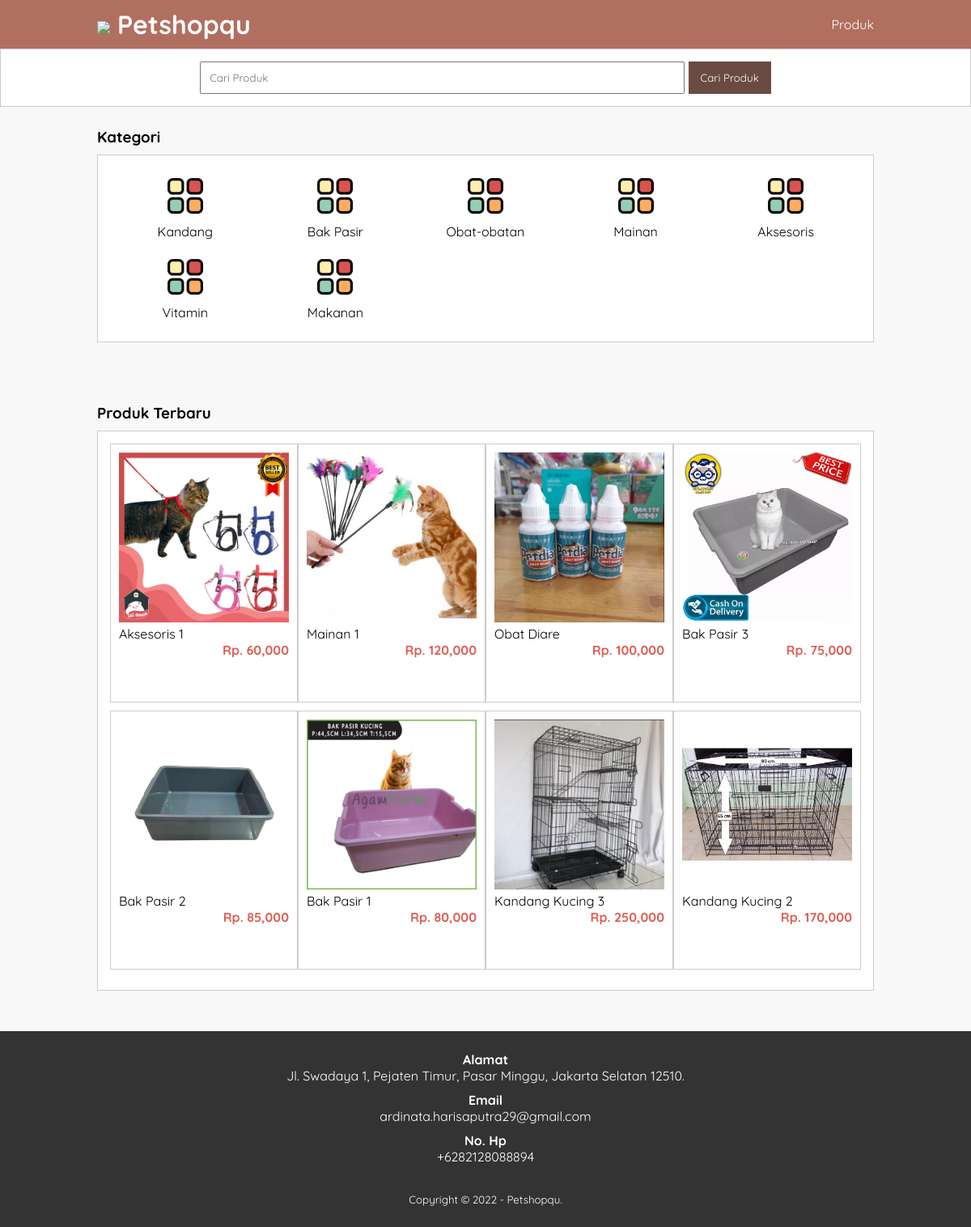
The page / on the database its author committed.
### tables this page shows
CREATE TABLE `tb_category` (
  `category_id` int(11) NOT NULL,
  `category_name` varchar(25) NOT NULL
);

CREATE TABLE `tb_product` (
  `product_id` int(11) NOT NULL,
  `category_id` int(11) NOT NULL,
  `product_name` varchar(100) NOT NULL,
  `product_price` int(11) NOT NULL,
  `product_description` text NOT NULL,
  `product_image` varchar(100) NOT NULL,
  `product_status` tinyint(1) NOT NULL,
  `data_created` timestamp NOT NULL DEFAULT current_timestamp()
);

### index.php (the view, shortened to what this page needs)
<?php
    include 'db.php';
    $kontak = mysqli_query($conn, "SELECT admin_telp, admin_email, admin_address FROM tb_admin
                        WHERE admin_id = 1");
    $a = mysqli_fetch_object($kontak);
?>
<!DOCTYPE html>
<html lang="en">
<head>
    <link rel="stylesheet" type="text/css" href="css/style.css">
</head>
<body>
    <header>
        <div class="container">
            <h1><a href="index.php"><img src="img/icon-petshop.png" width="24px"> Petshopqu</a></h1>
            <ul>
                <li><a href="produk.php">Produk</a></li>
            </ul>
        </div>
    </header>
    <div class="search">
        <div class="container">
            <form action="produk.php">
                <input type="text" name="search" placeholder="Cari Produk">
                <input type="submit" name="cari" value="Cari Produk">
            </form>
        </div>
    </div>
    <div class="section">
        <div class="container">
            <h3>Kategori</h3>
            <div class="box">
                <?php
                    $kategori = mysqli_query($conn, "SELECT * FROM tb_category ORDER BY
                                category_id DESC");
                    if(mysqli_num_rows($kategori) > 0){
                        while($k = mysqli_fetch_array($kategori)){
                ?>
                    <a href="produk.php?kat=<?php echo $k['category_id']?>">
                        <div class="col-5">
                            <img src="img/icon-category1.png" width="50px" style="margin-bottom: 5px;">
                            <p><?php echo $k['category_name']?></p>
                        </div>
                    </a>
                <?php }}else{ ?>
                    <p>Kategori tidak ada</p>
                <?php } ?>
            </div>
        </div>
    </div>
    <div class="section">
        <div class="container">
            <h3>Produk Terbaru</h3>
            <div class="box">
                <?php
                    $produk = mysqli_query($conn, "SELECT * FROM tb_product WHERE product_status = 1 ORDER BY product_id DESC
                                    LIMIT 8");
                    if(mysqli_num_rows($produk) > 0){
                        while($p = mysqli_fetch_array($produk)){
                ?>
                    <a href="detail-produk.php?id=<?php echo $p['product_id']?>">
                        <div class="col-4">
                            <img src="produk/<?php echo $p['product_image'] ?>">
                            <p class="nama"><?php echo substr($p['product_name'], 0, 30)?></p>
                            <p class="harga">Rp. <?php echo number_format($p['product_price'])?></p>
                        </div>
                    </a>
                <?php }}else{ ?>
                    <p>Produk tidak ada</p>
                <?php } ?>
            </div>
        </div>
    </div>
    <div class="footer">
        <div class="container">
            <h4>Alamat</h4>
            <p><?php echo $a-> admin_address ?></p>
            <h4>Email</h4>
            <p><?php echo $a-> admin_email ?></p>
            <h4>No. Hp</h4>
            <p><?php echo $a-> admin_telp ?></p>
            <small>Copyright &copy; 2022 - Petshopqu.</small>
        </div>
    </div>
</body>
</html>

### css/style.css (style rules this page uses)
* { padding: 0; margin: 0; font-family: 'Quicksand', sans-serif; }
body { background-color: #f8f8f8; }
a { color: inherit; text-decoration: none; }
header { background-color: #b16f5f; color: #fff; }
header h1 { float: left; padding: 10px 0; }
header ul { float: right; }
header ul li { display: inline-block; }
header ul li a { padding: 20px 0 20px 15px; display: inline-block; }
.container { width: 80%; margin: 0 auto; }
.container:after { content: ''; display: block; clear: both; }
.section { padding: 25px 0; }
.box { background-color: #fff; border: 1px solid #ccc; padding: 15px; box-sizing: border-box; margin: 10px 0 25px 0; }
.box:after { content: ''; display: block; clear: both; }
.search { padding: 15px 0; background-color: #fff; border: 1px solid #ccc; text-align: center; }
.search input[type='text'] { width: 60%; padding: 10px; }
.search input[type='submit'] { padding: 12px 15px; background-color: #6b4a42; color: #fff; border: none; cursor: pointer; }
.col-5 { width: 20%; height: 100px; text-align: center; float: left; padding: 10px; box-sizing: border-box; }
.col-4 { width: 25%; height: 320px; border: 1px solid #ccc; float: left; padding: 10px; box-sizing: border-box; margin-bottom: 10px; }
.col-4 img { width: 100%; }
.col-4 .harga { font-weight: bold; color: #dd6054; float: right; }
.footer { padding: 25px 0; background-color: #333; color: #fff; text-align: center; }
.footer p { margin-bottom: 10px; }
.footer small { margin-top: 25px; display: inline-block; }

### rows shown on the page
tb_category: category_name "Kandang"
tb_category: category_name "Bak Pasir"
tb_category: category_name "Obat-obatan"
tb_category: category_name "Mainan"
tb_category: category_name "Aksesoris"
tb_category: category_name "Vitamin"
tb_category: category_name "Makanan"
tb_product: product_image (picture), product_name "Aksesoris 1", product_price "60,000"
tb_product: product_image (picture), product_name "Mainan 1", product_price "120,000"
tb_product: product_image (picture), product_name "Obat Diare", product_price "100,000"
tb_product: product_image (picture), product_name "Bak Pasir 3", product_price "75,000"
tb_product: product_image (picture), product_name "Bak Pasir 2", product_price "85,000"
tb_product: product_image (picture), product_name "Bak Pasir 1", product_price "80,000"
tb_product: product_image (picture), product_name "Kandang Kucing 3", product_price "250,000"
tb_product: product_image (picture), product_name "Kandang Kucing 2", product_price "170,000"

### other values the page prints
$a-> admin_address "Jl. Swadaya 1, Pejaten Timur, Pasar Minggu, Jakarta Selatan 12510."
$a-> admin_email "ardinata.harisaputra29@gmail.com"
$a-> admin_telp "+6282128088894"
